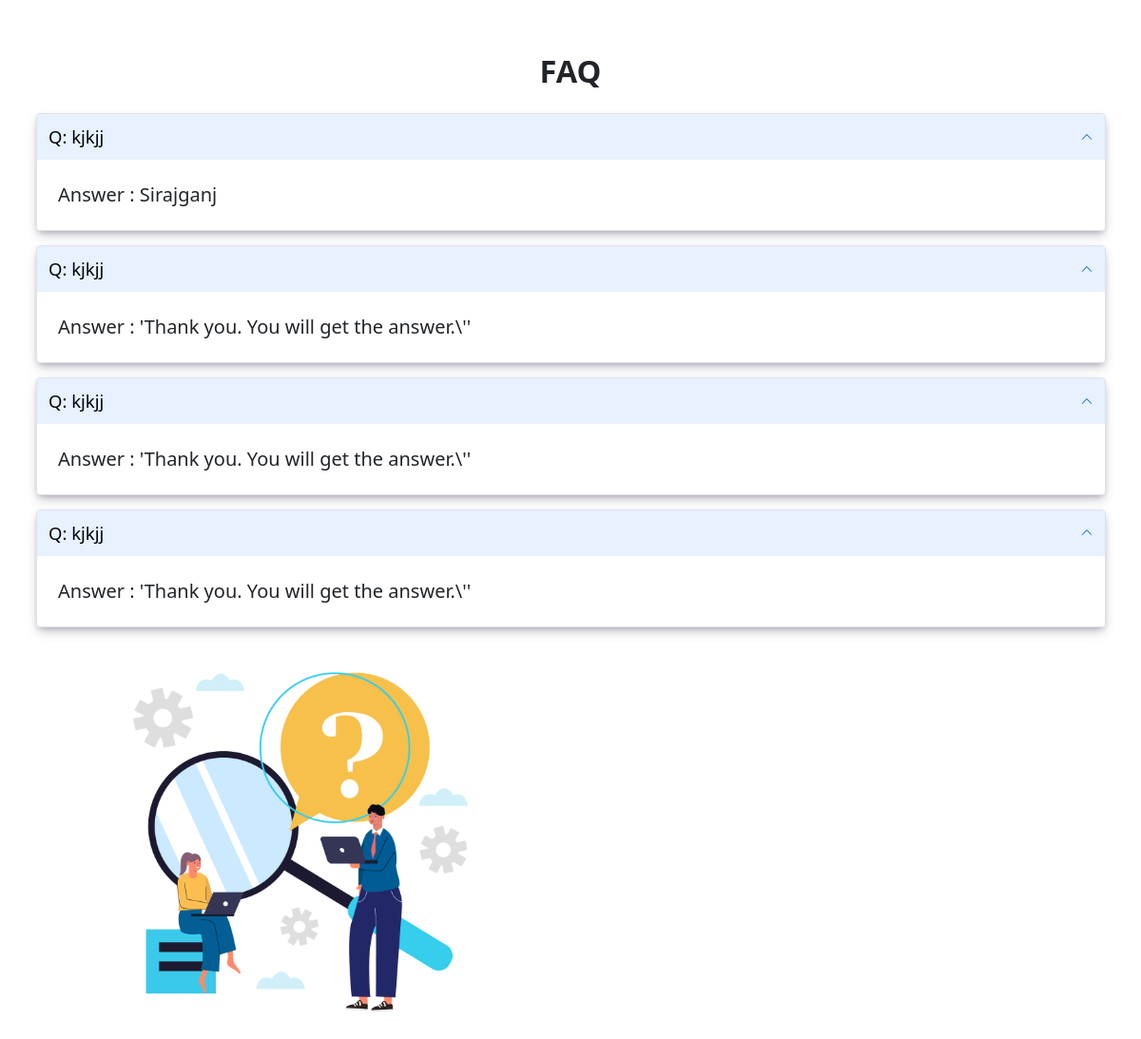
The app's page /askQuote.php (upper part), older data.
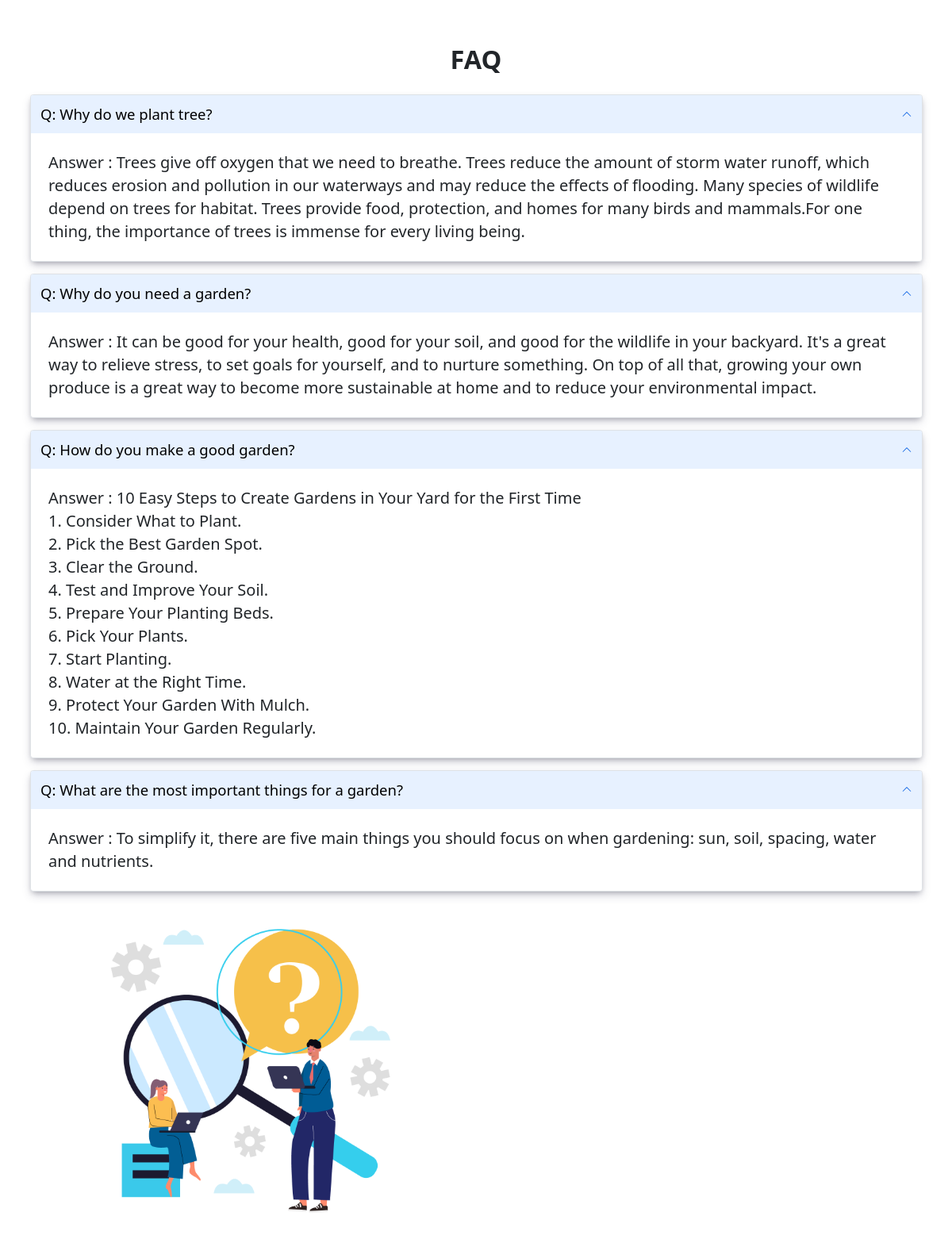
The same page, newer data.
### tables this page shows
CREATE TABLE `faq` (
  `id` int(11) NOT NULL,
  `user_id` int(11) NOT NULL,
  `email` varchar(255) NOT NULL,
  `question` varchar(255) NOT NULL,
  `answer` text NOT NULL DEFAULT '\'Thank you. You will get the answer.\\\'\'',
  `date` timestamp NOT NULL DEFAULT current_timestamp()
);

### askQuote.php (the view, shortened to what this page needs)
<!doctype html>
<html lang="en">
<head>
  <link href="https://cdn.jsdelivr.net/npm/bootstrap@5.2.3/dist/css/bootstrap.min.css" rel="stylesheet">
  <link rel="stylesheet" href="CSS/style.css">
</head>
<body>
  <section id="askAndQuote">
    <div class="container">
      <h2 class="sectionTitle text-center">FAQ</h2>
      <div class="row">
        <?php
        $conn = mysqli_connect('localhost', 'root', '', 'project');
        $sql = "SELECT * FROM faq";
        $result = mysqli_query($conn, $sql);
        if (mysqli_num_rows($result) > 0) {
          while ($row = mysqli_fetch_assoc($result)) {
            echo "<div class='col-md-12'>";
            echo " <div class='questions'>";
            echo " <div class='accordion' id='accordionExample'>";
            echo "<div class='accordion-item'>";
            echo " <button class='accordion-button' type='button' data-bs-toggle='collapse' data-bs-target='#collapseOne' aria-expanded='true' aria-controls='collapseOne'>" ."Q: " . $row['question'] . "</button>";
            echo " <div class='accordion-body'>". "Answer : " . $row['answer'] . "</div>";
            echo " </div>";
            echo " </div>";
            echo " </div>";
            echo " </div>";
          }
        }
        ?>
        <div class="col-md-6 d-flex align-items-center justify-content-center">
          <img src="Resources/Images/faq.png" alt="faq" class="img-fluid w-75">
        </div>
      </div>
    </div>
</body>
</html>

### CSS/style.css (style rules this page uses)
html { font-size: 10px; scroll-behavior: smooth; }
body h1, body h2, body h3, body h4, body h5, body h6, body p { margin: 0; }
#askAndQuote { padding-bottom: 4rem; }
#askAndQuote .sectionTitle { padding: 2.5rem 0; font-size: 3.25rem; font-weight: 700; text-align: center; }
#askAndQuote .accordion-item { box-shadow: rgba(50, 50, 93, 0.25) 0px 6px 12px -2px, rgba(0, 0, 0, 0.3) 0px 3px 7px -3px; margin-bottom: 1.52rem; }
#askAndQuote .accordion-item .accordion-button { font-size: 1.85rem; font-weight: 500; color: #000; border: none; padding: 1rem 1.25rem; box-shadow: none; }
#askAndQuote .accordion-item .accordion-body { font-size: 2rem; line-height: 1.45; padding: 2.25rem; }
.text-center { margin-top: 30px; }

Row changes from the older to the newer data that the page shows:
changed faq: question "kjkjj" → "Why do we plant tree?"; answer "Sirajganj" → "Trees give off oxygen that we need to breathe. Trees reduce the amount of storm water runoff, which reduces erosion and pollution in our waterways and may reduce the effects of flooding. Many species of wildlife depend on trees for habitat. Trees provide food, protection, and homes for many birds and mammals.For one thing, the importance of trees is immense for every living being."
changed faq: question "kjkjj" → "Why do you need a garden?"; answer "'Thank you. You will get the answer.\\''" → "It can be good for your health, good for your soil, and good for the wildlife in your backyard. It's a great way to relieve stress, to set goals for yourself, and to nurture something. On top of all that, growing your own produce is a great way to become more sustainable at home and to reduce your environmental impact."
changed faq: question "kjkjj" → "How do you make a good garden?"; answer "'Thank you. You will get the answer.\\''" → "10 Easy Steps to Create Gardens in Your Yard for the First Time 1. Consider What to Plant. 2. Pick the Best Garden Spot. 3. Clear the Ground. 4. Test and Improve Your Soil. 5. Prepare Your Planting Beds. 6. Pick Your Plants. 7. Start Planting. 8. Water at the Right Time. 9. Protect Your Garden With Mulch. 10. Maintain Your Garden Regularly."
changed faq: question "kjkjj" → "What are the most important things for a garden?"; answer "'Thank you. You will get the answer.\\''" → "To simplify it, there are five main things you should focus on when gardening: sun, soil, spacing, water and nutrients."
